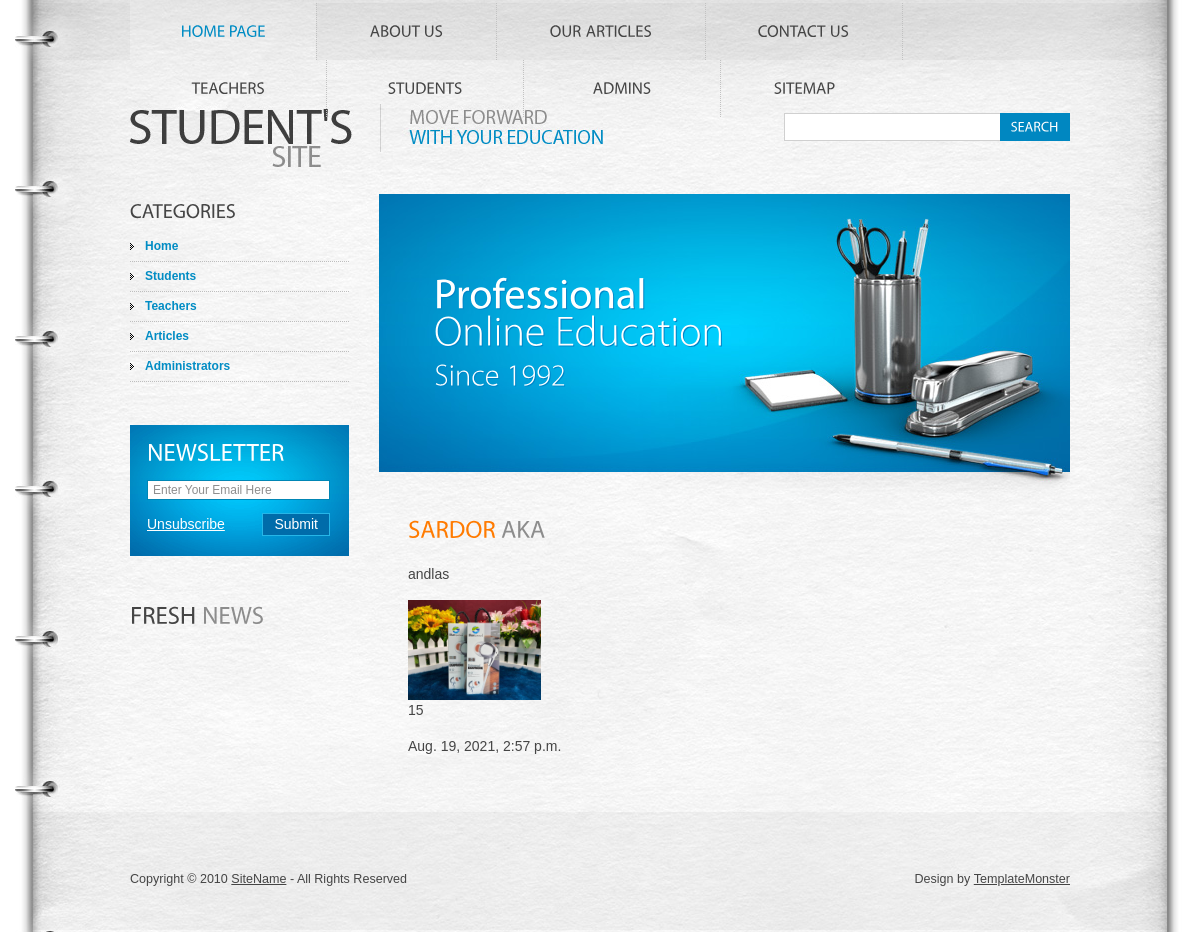
Page /teacher/ on the committed database.
### home/models.py (models this page shows, shortened)
class Teacher(models.Model):
    name = models.CharField(max_length=222,blank=True)
    surname = models.CharField(max_length=222,blank=True)
    lastname = models.CharField(max_length=222,blank=True)
    subject = models.CharField(max_length=222,blank=True)
    level = models.CharField(max_length=222,blank=True)
    level_years = models.IntegerField()
    image = models.ImageField(upload_to='images')
    classes = models.CharField(max_length=222,blank=True)
    create_at = models.DateTimeField(auto_now_add=True)
    update_at = models.DateTimeField(auto_now=True)

### home/views.py (the view)
# urls.py: path('teacher/',views.teacher,name='teacher'),
def teacher(request):
    teachers = Teacher.objects.all().order_by('id')[:16]
    return render(request,'teachers.html',{'teachers':teachers})

### home/templates/teachers.html (shortened to what this page needs)
<!DOCTYPE html>
<html lang="en">
  {% load static %}
<head>
<link rel="stylesheet" href="{%static 'css/reset.css'%}" type="text/css" media="all">
<link rel="stylesheet" href="{% static 'css/style.css' %}" type="text/css" media="all">
</head>
<body id="page1">
<div class="wrap">
  <header>
    <div class="container">
      <h1><a href="#">Student's site</a></h1>
      <nav>
        <ul>
          <li class="current"><a href="/" class="m1">Home Page</a></li>
          <li><a href="about" class="m2">About Us</a></li>
          <li><a href="post" class="m3">Our Articles</a></li>
          <li><a href="contact" class="m4">Contact Us</a></li>
          <li><a href="teachers" class="m4">Teachers</a></li>
          <li><a href="students" class="m4">Students</a></li>
          <li><a href="admins" class="m4">Admins</a></li>
          <li class="last"><a href="sitemap.html" class="m5">Sitemap</a></li>
        </ul>
      </nav>
      <form action="#" id="search-form">
        <fieldset>
          <div class="rowElem">
            <input type="text">
            <a href="#">Search</a></div>
        </fieldset>
      </form>
    </div>
  </header>
  <div class="container">
    <aside>
      <h3>Categories</h3>
      <ul class="categories">
        <li><span><a href="/">Home</a></span></li>
        <li><span><a href="students">Students</a></span></li>
        <li><span><a href="teacher">Teachers</a></span></li>
        <li><span><a href="post">Articles</a></span></li>
        <li><span><a href="admins">Administrators</a></span></li>
      </ul>
      <form action="#" id="newsletter-form">
        <fieldset>
          <div class="rowElem">
            <h2>Newsletter</h2>
            <input type="email" value="Enter Your Email Here" onFocus="if(this.value=='Enter Your Email Here'){this.value=''}" onBlur="if(this.value==''){this.value='Enter Your Email Here'}" >
            <div class="clear"><a href="#" class="fleft">Unsubscribe</a><a href="#" class="fright">Submit</a></div>
          </div>
        </fieldset>
      </form>
      <h2>Fresh <span>News</span></h2>
    </aside>
    <section id="content">
      <div id="banner">
        <h2>Professional <span>Online Education <span>Since 1992</span></span></h2>
      </div>
      <div class="inside">
        {% for rs in teachers %}
        <a href="teacher_detail/{{rs.id}}/"> <h2>{{rs.name}} <span>{{rs.surname}}</span></h2></a>
        <p>{{rs.level}}</p>
         <img src="{{rs.image.url}}" style="height: 100px;" alt="">
        <p>{{rs.level_years}}</p>
        <p class="p0">{{rs.create_at}}</p>
        {%endfor%}
      </div>
    </section>
  </div>
</div>
<footer>
  <div class="footerlink">
    <p class="lf">Copyright &copy; 2010 <a href="#">SiteName</a> - All Rights Reserved</p>
    <p class="rf">Design by <a href="http://www.templatemonster.com/">TemplateMonster</a></p>
  </div>
</footer>
</body>
</html>

### rows in the picture
Teacher: level "andlas", image (picture), level_years "15", create_at "Aug. 19, 2021, 2:57 p.m."
